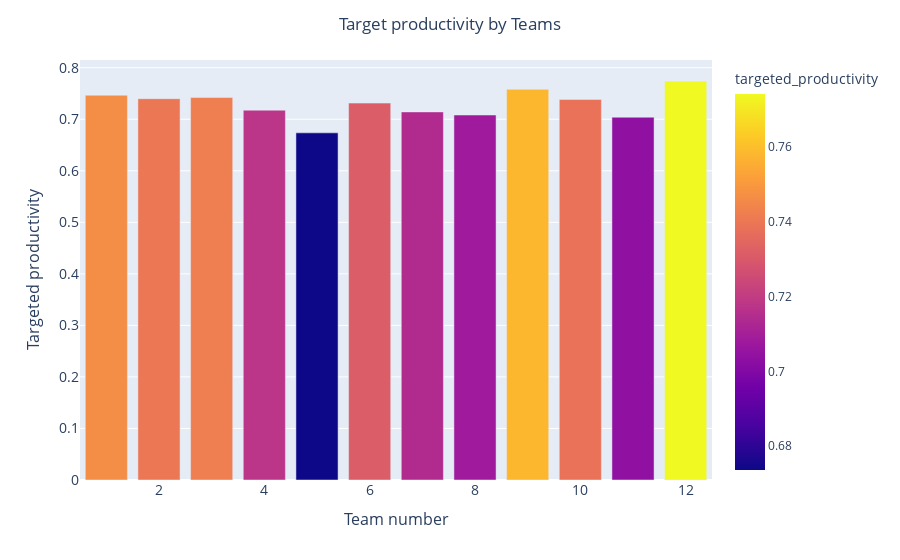

Notebook code cell kept with this figure:
### Code cell
teamdf = df[['team', 'targeted_productivity']].groupby('team').mean()
teamdf = teamdf.sort_values('targeted_productivity', ascending=False).reset_index()

colors = px.colors.sequential.RdBu[:12]

fig = px.bar(teamdf, 
    x="team", 
    y="targeted_productivity", 
    color='targeted_productivity',
)



fig.update_layout(
    title_text='Target productivity by Teams',
    title_x=0.5,
    xaxis_tickfont_size = 14,
)

fig.update_layout(
    xaxis=dict(
        title='Team number',
        titlefont_size=16,
        tickfont_size=14,
    ),
    yaxis=dict(
        title='Targeted productivity',
        titlefont_size=16,
        tickfont_size=14,
    ),
    title_text='Target productivity by Teams',
    title_x=0.5,
    xaxis_tickfont_size = 14,
)


fig.show()

### Figure 1 — Plotly figure (JSON) as saved in the notebook; plotly's stock layout.template omitted (floating-point values rounded to 4 significant figures)
{"data": [{"alignmentgroup": "True", "hovertemplate": "team=%{x}<br>targeted_productivity=%{marker.color}<extra></extra>", "legendgroup": "", "marker": {"color": [0.7742, 0.7582, 0.7467, 0.7421, 0.7399, 0.7385, 0.7314, 0.7176, 0.7143, 0.7083, 0.704, 0.6737], "coloraxis": "coloraxis"}, "name": "", "offsetgroup": "", "orientation": "v", "showlegend": false, "textposition": "auto", "type": "bar", "x": [12, 9, 1, 3, 2, 10, 6, 4, 7, 8, 11, 5], "xaxis": "x", "y": [0.7742, 0.7582, 0.7467, 0.7421, 0.7399, 0.7385, 0.7314, 0.7176, 0.7143, 0.7083, 0.704, 0.6737], "yaxis": "y"}], "layout": {"barmode": "relative", "coloraxis": {"colorbar": {"title": {"text": "targeted_productivity"}}, "colorscale": [[0, "#0d0887"], [0.1111, "#46039f"], [0.2222, "#7201a8"], [0.3333, "#9c179e"], [0.4444, "#bd3786"], [0.5556, "#d8576b"], [0.6667, "#ed7953"], [0.7778, "#fb9f3a"], [0.8889, "#fdca26"], [1, "#f0f921"]]}, "legend": {"tracegroupgap": 0}, "margin": {"t": 60}, "title": {"text": "Target productivity by Teams", "x": 0.5}, "xaxis": {"anchor": "y", "domain": [0, 1], "tickfont": {"size": 14}, "title": {"font": {"size": 16}, "text": "Team number"}}, "yaxis": {"anchor": "x", "domain": [0, 1], "tickfont": {"size": 14}, "title": {"font": {"size": 16}, "text": "Targeted productivity"}}}}
